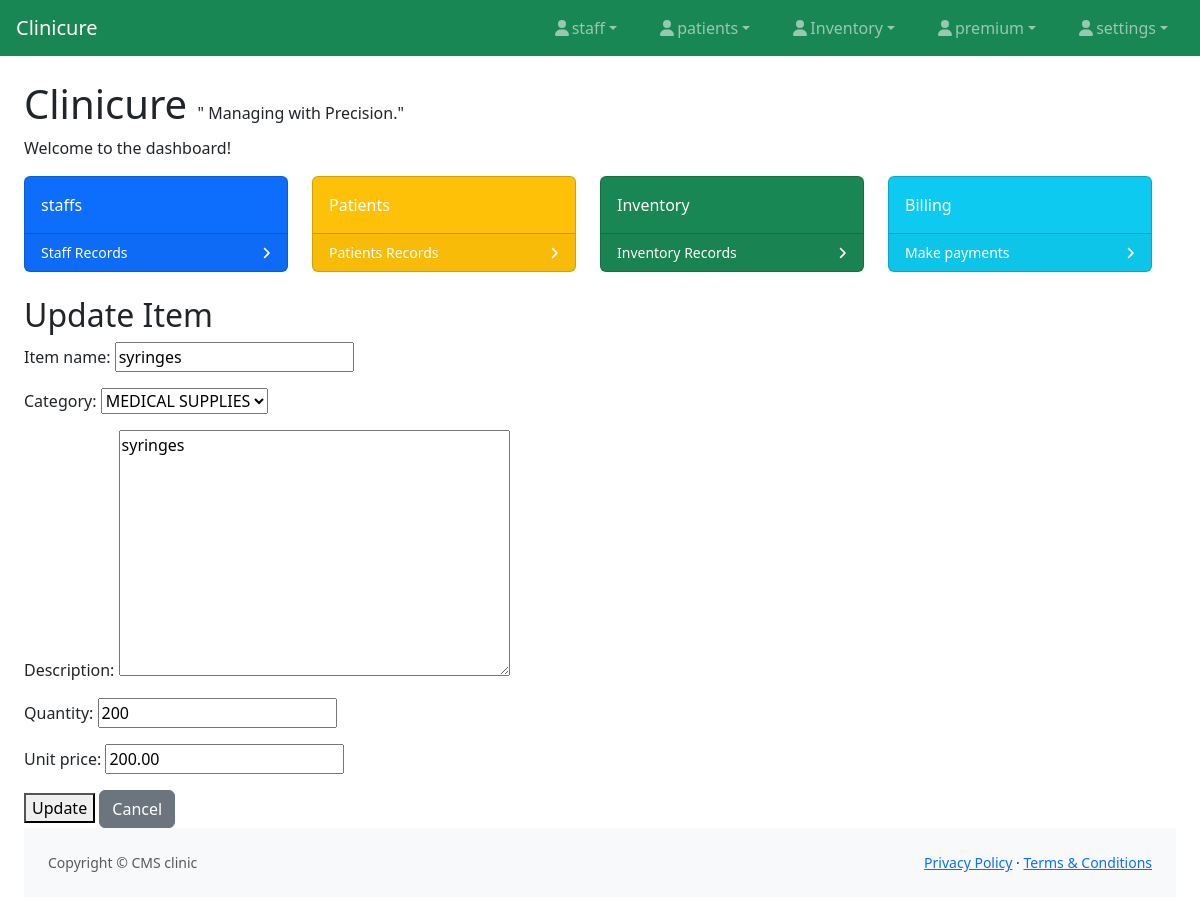
Page /inventory/update/1/ on the committed database.
### inventory/models.py (models this page shows, shortened)
class item(models.Model):
    item_name = models.CharField(max_length=100)
    category = models.CharField(max_length=200, choices=CATEGORY_CHOICES, default='MEDICINES')
    description = models.TextField()
    quantity = models.PositiveIntegerField()
    unit_price = models.DecimalField(max_digits=10, decimal_places=2)
    date_added = models.DateField(auto_now_add=True)

### inventory/views.py (the view)
# urls.py: path('update/<int:id>/', views.update_item, name='update_item'),
def update_item(request, id):
    items= get_object_or_404(item, id=id)
    if request.method == 'POST':
        form = itemForm(request.POST, instance=items)
        if form.is_valid():
            form.save()
            return redirect('inventory:item_list')
    else:
        form = itemForm(instance=items)
    return render(request, 'update_item.html', {'form': form,'items':items})

### inventory/forms.py
class itemForm(forms.ModelForm):
       class Meta:
           model = item
           fields= '__all__'

### inventory/templates/update_item.html (shortened to what this page needs)
{% extends 'base.html' %}
{% block body %}
  <h2>Update Item</h2>
  <form method="post" action="{% url 'inventory:update_item' items.id %}">
    {{ form.as_p }}
    <button type="submit">Update</button>
   <a href="{% url 'inventory:item_list' %}" class="btn btn-secondary">Cancel</a>
  </form>
{% endblock %}

### rows in the picture
item: item_name "syringes", category "MEDICAL SUPPLIES", description "syringes", quantity "200", unit_price "200.00"
